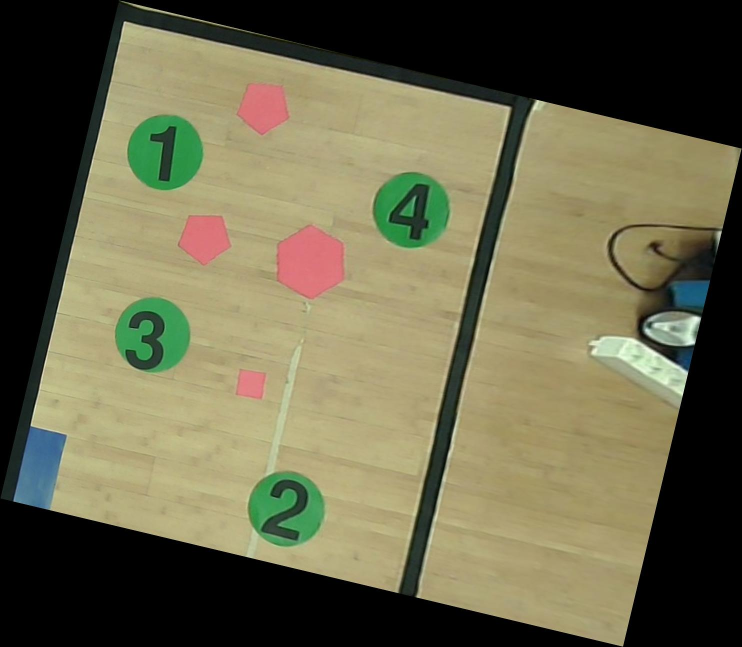
//> input picture c4_digits/imgs/blla1.jpg, 1484 x 1294 px (shown at 1/2 size)
$ ./ocr ../imgs/blla1.jpg   (built with g++ and OpenCV 4)
//> lines starting //> are read from the running program, lines starting //| are printed output that depends on the picture; after the words box and inside, x2 and y2 are one past the last pixel; in counts of white or black regions, pixels touching at a corner belong together
// ocr.cpp:
// Use tesseract-ocr to recognize digits inside the green circles of the image

#include <opencv2/core.hpp>
#include <opencv2/videoio.hpp>
#include <opencv2/highgui.hpp>
#include <opencv2/opencv.hpp>
#include <iostream>

#include <tesseract/baseapi.h>
#include <leptonica/allheaders.h>
#include <tesseract/baseapi.h>
#include <leptonica/allheaders.h>

const double MIN_AREA_SIZE = 100;

void processImage(const std::string& filename)
{
//> called with filename = "../imgs/blla1.jpg"
  // Load image from file
  cv::Mat img = cv::imread(filename.c_str());
//> img is the input picture: 1294 rows x 1484 cols, CV_8UC3; mean B, G, R 75.1, 102.6, 106
  if(img.empty()) {
    throw std::runtime_error("Failed to open the file " + filename);
  }

  // Display original image
  cv::imshow("Original", img);

  // Convert color space from BGR to HSV
  cv::Mat hsv_img;
  cv::cvtColor(img, hsv_img, cv::COLOR_BGR2HSV);
//> hsv_img: 1294 rows x 1484 cols, CV_8UC3; mean H, S, V 24, 62.1, 110


  // Find green regions
  cv::Mat green_mask;
  cv::inRange(hsv_img, cv::Scalar(40, 60, 119), cv::Scalar(88, 249, 255), green_mask);
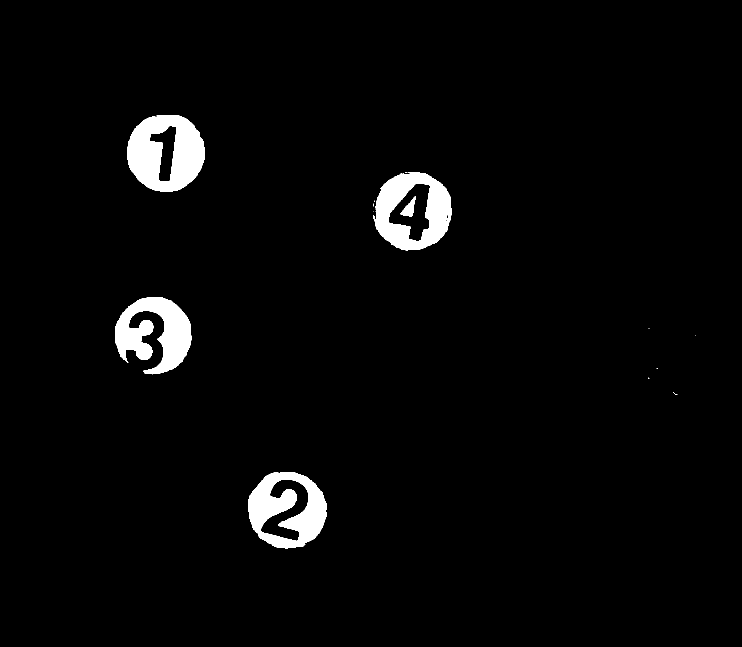
//> green_mask: 1294 rows x 1484 cols, CV_8UC1 (shown at 1/2 size); 3% white; 17 white regions (12 under 20 px), largest, box (x1, y1, x2, y2) and area: (255, 230, 410, 384) 15957, (496, 944, 654, 1097) 13806, (230, 594, 383, 749) 13551, (747, 344, 904, 501) 13419, (801, 392, 832, 433) 582

  // Apply some filtering
  cv::Mat kernel = cv::getStructuringElement(cv::MORPH_RECT, cv::Size((1*2) + 1, (1*2)+1));
  cv::dilate(green_mask, green_mask, kernel);
  cv::erode(green_mask, green_mask, kernel);
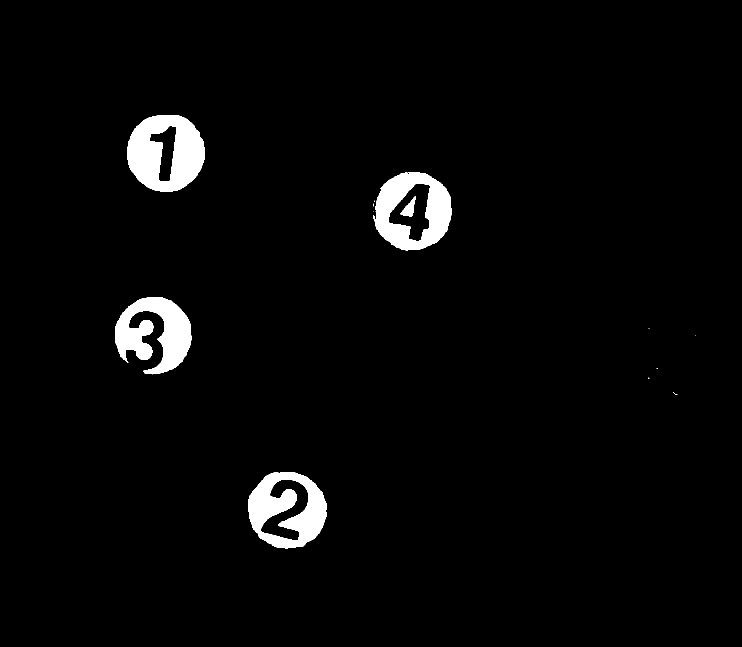
//> green_mask: 1294 rows x 1484 cols, CV_8UC1 (shown at 1/2 size); 3% white; 15 white regions (10 under 20 px)

  // Display image
  cv::imshow("GREEN_filter", green_mask);


  // Find contours
  std::vector<std::vector<cv::Point>> contours, contours_approx;
  std::vector<cv::Point> approx_curve;
  cv::Mat contours_img;

  contours_img = img.clone();
  cv::findContours(green_mask, contours, cv::RETR_EXTERNAL, cv::CHAIN_APPROX_SIMPLE);
//> contours = 14 contours, 10 with area under 20; largest, box (x1, y1, x2, y2) and area: (747, 344, 904, 501) 18858, (255, 230, 410, 384) 18720, (496, 944, 654, 1097) 18646, (230, 594, 383, 749) 13124

  std::vector<cv::Rect> boundRect(contours.size());
  for (int i=0; i<contours.size(); ++i)
  {
    double area = cv::contourArea(contours[i]);
    if (area < MIN_AREA_SIZE) continue; // filter too small contours to remove false positives
    approxPolyDP(contours[i], approx_curve, 2, true);
    contours_approx = {approx_curve};
    drawContours(contours_img, contours_approx, -1, cv::Scalar(0,170,220), 3, cv::LINE_AA);
    boundRect[i] = boundingRect(cv::Mat(approx_curve)); // find bounding box for each green blob
  }
//> this loop made 14 passes
//> area on passes 1, 9, 13, 14: 18646, 13124.5, 18857.5, 18720
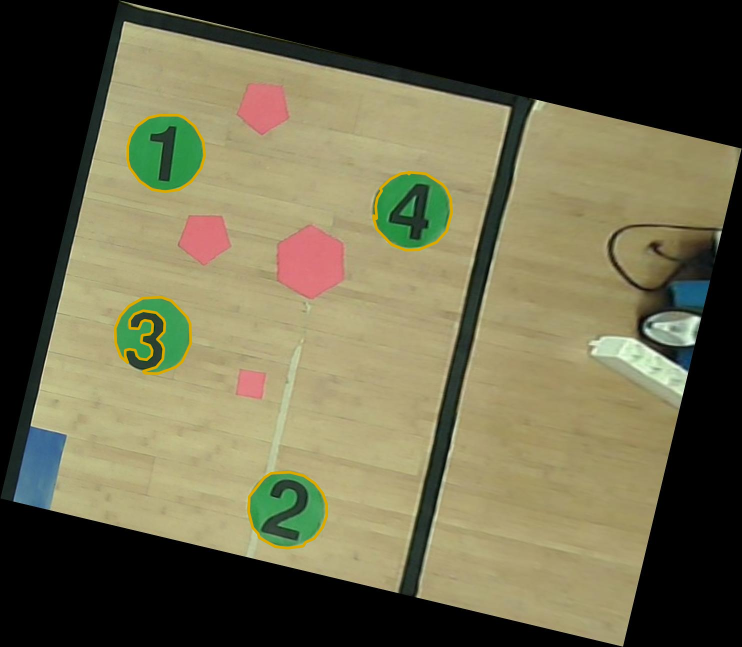
//> contours_img: 1294 rows x 1484 cols, CV_8UC3 (shown at 1/2 size); 0.84% of pixels changed, all inside (x1, y1, x2, y2) = (227, 227, 907, 1100)
//> after the loop, approx_curve = contour of 18 points, box (x1, y1, x2, y2) (255, 230, 410, 384), area 18650
  cv::imshow("Original", contours_img);
  cv::waitKey(0);


  cv::Mat green_mask_inv, filtered(img.rows, img.cols, CV_8UC3, cv::Scalar(255,255,255));
  cv::bitwise_not(green_mask, green_mask_inv); // generate binary mask with inverted pixels w.r.t. green mask -> black numbers are part of this mask
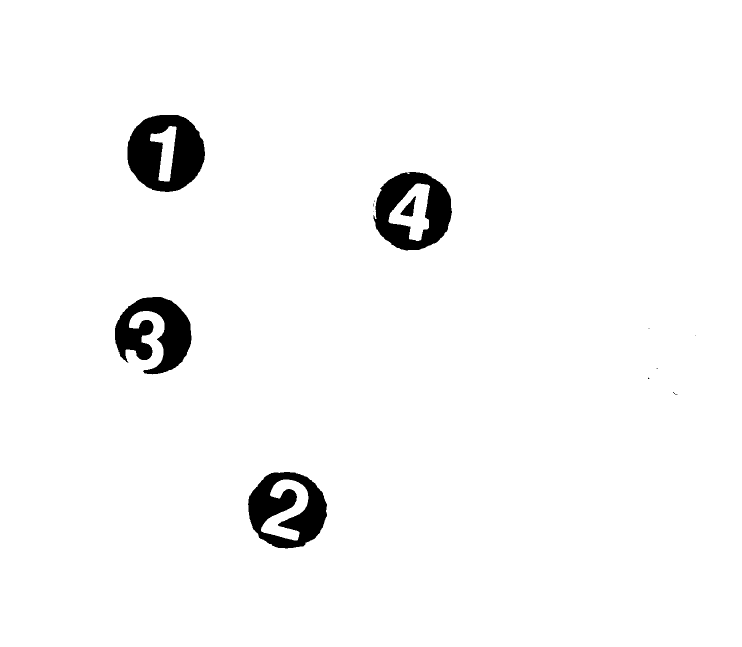
//> green_mask_inv: 1294 rows x 1484 cols, CV_8UC1 (shown at 1/2 size); 97% white; 15 black regions (10 under 20 px), largest, box (x1, y1, x2, y2) and area: (255, 230, 410, 384) 15973, (496, 944, 654, 1097) 13814, (230, 594, 383, 749) 13553, (747, 344, 904, 501) 13516, (801, 392, 832, 433) 585

  cv::imshow("Numbers", green_mask_inv);
  cv::waitKey(0);

  // Create Tesseract object
//> (the run ends here: the program needs code that is not available in this run, at `tesseract::TessBaseAPI *ocr = new tesseract::TessBaseAPI();`)

$ run again, on c4_digits/imgs/img11.jpg
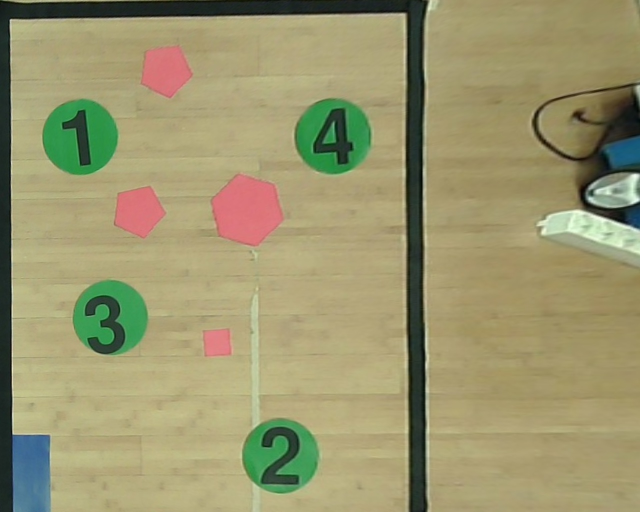
//> input picture c4_digits/imgs/img11.jpg, 1280 x 1024 px (shown at 1/2 size)
//> in processImage, img is the input picture: 1024 rows x 1280 cols, CV_8UC3; mean B, G, R 110, 150.2, 155.2
//> hsv_img: 1024 rows x 1280 cols, CV_8UC3; mean H, S, V 33.7, 85.4, 161.1
//> in processImage, `cv::erode(green_mask, green_mask, kernel);`:
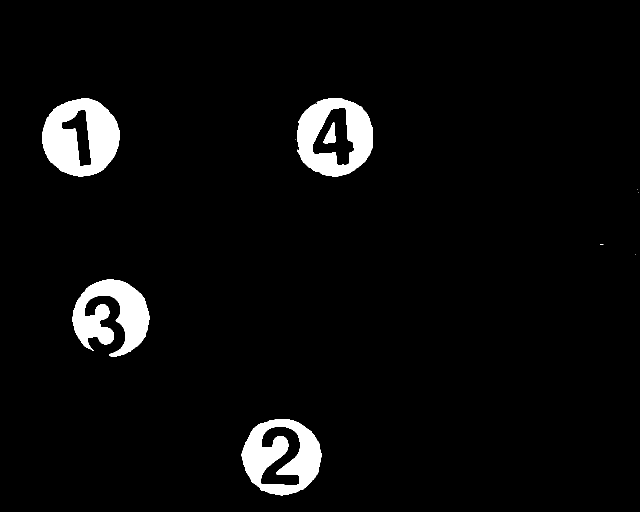
//> green_mask: 1024 rows x 1280 cols, CV_8UC1 (shown at 1/2 size); 4.4% white; 10 white regions (5 under 20 px)
//> contours = 9 contours, 5 with area under 20; largest, box (x1, y1, x2, y2) and area: (594, 196, 746, 353) 18828, (483, 838, 643, 991) 18605, (84, 196, 240, 353) 18598, (145, 558, 299, 713) 13042
//> the loop in processImage, `for (int i=0; i<contours.size(); ++i)` made 9 passes
//> area on passes 1, 2, 8, 9: 18605, 13041.5, 18827.5, 18598
//> after the loop in processImage, `for (int i=0; i<contours.size(); ++i)`: approx_curve = contour of 17 points, box (x1, y1, x2, y2) (84, 196, 240, 353), area 18502
//> in processImage, `cv::bitwise_not(green_mask, green_mask_inv);`:
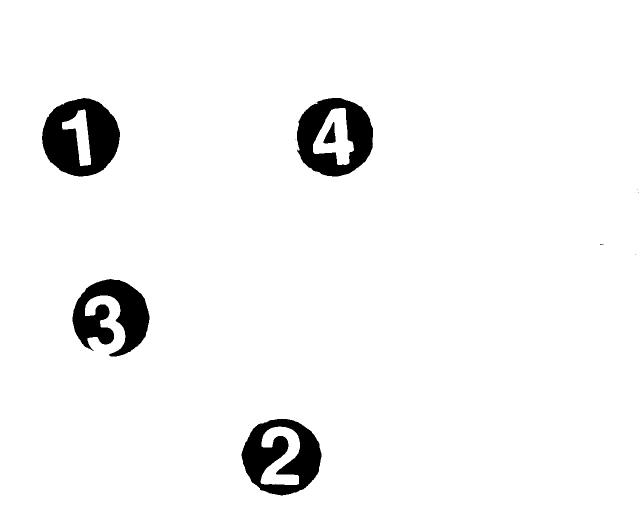
//> green_mask_inv: 1024 rows x 1280 cols, CV_8UC1 (shown at 1/2 size); 95.6% white; 10 black regions (5 under 20 px), largest, box (x1, y1, x2, y2) and area: (84, 196, 240, 353) 15850, (483, 838, 643, 991) 13756, (594, 196, 746, 353) 13482, (145, 558, 299, 713) 13467, (647, 244, 672, 287) 581
